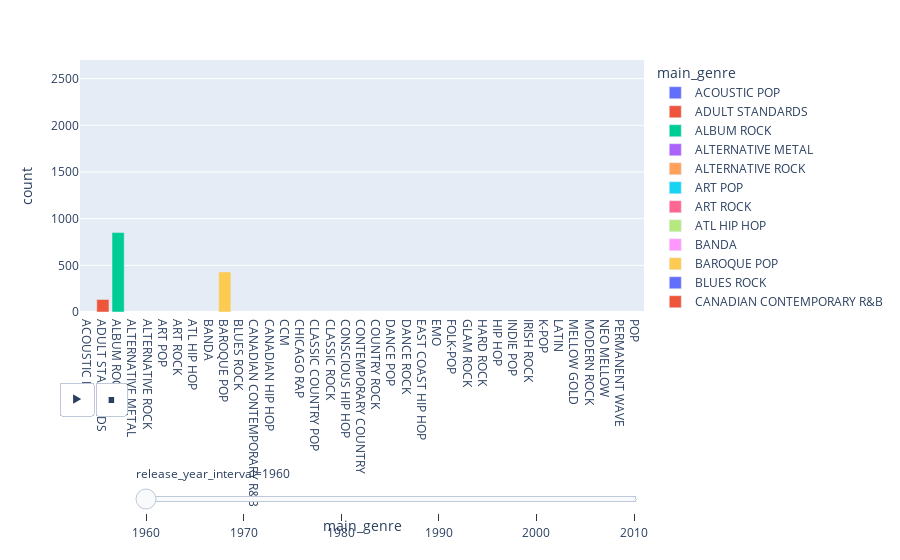

The code cell stored with this chart in its notebook:
### Code cell
import plotly.graph_objects as go
import plotly.express as px


fig = px.bar(year_df, x="main_genre", y="count", color="main_genre",
             animation_frame='release_year_interval', animation_group="main_genre",
             category_orders={'release_year_interval': (1960, 1970, 1980, 1990, 2000, 2010)},
             range_y=[0,2700],
            )
fig['layout']['sliders'][0]['pad']['t'] = 150
fig.show()

### Figure 1 — Plotly figure (JSON) as saved in the notebook; plotly's stock layout.template omitted (floating-point values rounded to 4 significant figures)
{"data": [{"alignmentgroup": "True", "hovertemplate": "main_genre=%{x}<br>release_year_interval=1960<br>count=%{y}<extra></extra>", "ids": ["ACOUSTIC POP"], "legendgroup": "ACOUSTIC POP", "marker": {"color": "#636efa"}, "name": "ACOUSTIC POP", "offsetgroup": "ACOUSTIC POP", "orientation": "v", "showlegend": true, "textposition": "auto", "type": "bar", "x": ["ACOUSTIC POP"], "xaxis": "x", "y": [null], "yaxis": "y"}, {"alignmentgroup": "True", "hovertemplate": "main_genre=%{x}<br>release_year_interval=1960<br>count=%{y}<extra></extra>", "ids": ["ADULT STANDARDS"], "legendgroup": "ADULT STANDARDS", "marker": {"color": "#EF553B"}, "name": "ADULT STANDARDS", "offsetgroup": "ADULT STANDARDS", "orientation": "v", "showlegend": true, "textposition": "auto", "type": "bar", "x": ["ADULT STANDARDS"], "xaxis": "x", "y": [134], "yaxis": "y"}, {"alignmentgroup": "True", "hovertemplate": "main_genre=%{x}<br>release_year_interval=1960<br>count=%{y}<extra></extra>", "ids": ["ALBUM ROCK"], "legendgroup": "ALBUM ROCK", "marker": {"color": "#00cc96"}, "name": "ALBUM ROCK", "offsetgroup": "ALBUM ROCK", "orientation": "v", "showlegend": true, "textposition": "auto", "type": "bar", "x": ["ALBUM ROCK"], "xaxis": "x", "y": [851], "yaxis": "y"}, {"alignmentgroup": "True", "hovertemplate": "main_genre=%{x}<br>release_year_interval=1960<br>count=%{y}<extra></extra>", "ids": ["ALTERNATIVE METAL"], "legendgroup": "ALTERNATIVE METAL", "marker": {"color": "#ab63fa"}, "name": "ALTERNATIVE METAL", "offsetgroup": "ALTERNATIVE METAL", "orientation": "v", "showlegend": true, "textposition": "auto", "type": "bar", "x": ["ALTERNATIVE METAL"], "xaxis": "x", "y": [null], "yaxis": "y"}, {"alignmentgroup": "True", "hovertemplate": "main_genre=%{x}<br>release_year_interval=1960<br>count=%{y}<extra></extra>", "ids": ["ALTERNATIVE ROCK"], "legendgroup": "ALTERNATIVE ROCK", "marker": {"color": "#FFA15A"}, "name": "ALTERNATIVE ROCK", "offsetgroup": "ALTERNATIVE ROCK", "orientation": "v", "showlegend": true, "textposition": "auto", "type": "bar", "x": ["ALTERNATIVE ROCK"], "xaxis": "x", "y": [null], "yaxis": "y"}, {"alignmentgroup": "True", "hovertemplate": "main_genre=%{x}<br>release_year_interval=1960<br>count=%{y}<extra></extra>", "ids": ["ART POP"], "legendgroup": "ART POP", "marker": {"color": "#19d3f3"}, "name": "ART POP", "offsetgroup": "ART POP", "orientation": "v", "showlegend": true, "textposition": "auto", "type": "bar", "x": ["ART POP"], "xaxis": "x", "y": [null], "yaxis": "y"}, {"alignmentgroup": "True", "hovertemplate": "main_genre=%{x}<br>release_year_interval=1960<br>count=%{y}<extra></extra>", "ids": ["ART ROCK"], "legendgroup": "ART ROCK", "marker": {"color": "#FF6692"}, "name": "ART ROCK", "offsetgroup": "ART ROCK", "orientation": "v", "showlegend": true, "textposition": "auto", "type": "bar", "x": ["ART ROCK"], "xaxis": "x", "y": [null], "yaxis": "y"}, {"alignmentgroup": "True", "hovertemplate": "main_genre=%{x}<br>release_year_interval=1960<br>count=%{y}<extra></extra>", "ids": ["ATL HIP HOP"], "legendgroup": "ATL HIP HOP", "marker": {"color": "#B6E880"}, "name": "ATL HIP HOP", "offsetgroup": "ATL HIP HOP", "orientation": "v", "showlegend": true, "textposition": "auto", "type": "bar", "x": ["ATL HIP HOP"], "xaxis": "x", "y": [null], "yaxis": "y"}, {"alignmentgroup": "True", "hovertemplate": "main_genre=%{x}<br>release_year_interval=1960<br>count=%{y}<extra></extra>", "ids": ["BANDA"], "legendgroup": "BANDA", "marker": {"color": "#FF97FF"}, "name": "BANDA", "offsetgroup": "BANDA", "orientation": "v", "showlegend": true, "textposition": "auto", "type": "bar", "x": ["BANDA"], "xaxis": "x", "y": [null], "yaxis": "y"}, {"alignmentgroup": "True", "hovertemplate": "main_genre=%{x}<br>release_year_interval=1960<br>count=%{y}<extra></extra>", "ids": ["BAROQUE POP"], "legendgroup": "BAROQUE POP", "marker": {"color": "#FECB52"}, "name": "BAROQUE POP", "offsetgroup": "BAROQUE POP", "orientation": "v", "showlegend": true, "textposition": "auto", "type": "bar", "x": ["BAROQUE POP"], "xaxis": "x", "y": [429], "yaxis": "y"}, {"alignmentgroup": "True", "hovertemplate": "main_genre=%{x}<br>release_year_interval=1960<br>count=%{y}<extra></extra>", "ids": ["BLUES ROCK"], "legendgroup": "BLUES ROCK", "marker": {"color": "#636efa"}, "name": "BLUES ROCK", "offsetgroup": "BLUES ROCK", "orientation": "v", "showlegend": true, "textposition": "auto", "type": "bar", "x": ["BLUES ROCK"], "xaxis": "x", "y": [null], "yaxis": "y"}, {"alignmentgroup": "True", "hovertemplate": "main_genre=%{x}<br>release_year_interval=1960<br>count=%{y}<extra></extra>", "ids": ["CANADIAN CONTEMPORARY R&B"], "legendgroup": "CANADIAN CONTEMPORARY R&B", "marker": {"color": "#EF553B"}, "name": "CANADIAN CONTEMPORARY R&B", "offsetgroup": "CANADIAN CONTEMPORARY R&B", "orientation": "v", "showlegend": true, "textposition": "auto", "type": "bar", "x": ["CANADIAN CONTEMPORARY R&B"], "xaxis": "x", "y": [null], "yaxis": "y"}, {"alignmentgroup": "True", "hovertemplate": "main_genre=%{x}<br>release_year_interval=1960<br>count=%{y}<extra></extra>", "ids": ["CANADIAN HIP HOP"], "legendgroup": "CANADIAN HIP HOP", "marker": {"color": "#00cc96"}, "name": "CANADIAN HIP HOP", "offsetgroup": "CANADIAN HIP HOP", "orientation": "v", "showlegend": true, "textposition": "auto", "type": "bar", "x": ["CANADIAN HIP HOP"], "xaxis": "x", "y": [null], "yaxis": "y"}, {"alignmentgroup": "True", "hovertemplate": "main_genre=%{x}<br>release_year_interval=1960<br>count=%{y}<extra></extra>", "ids": ["CCM"], "legendgroup": "CCM", "marker": {"color": "#ab63fa"}, "name": "CCM", "offsetgroup": "CCM", "orientation": "v", "showlegend": true, "textposition": "auto", "type": "bar", "x": ["CCM"], "xaxis": "x", "y": [null], "yaxis": "y"}, {"alignmentgroup": "True", "hovertemplate": "main_genre=%{x}<br>release_year_interval=1960<br>count=%{y}<extra></extra>", "ids": ["CHICAGO RAP"], "legendgroup": "CHICAGO RAP", "marker": {"color": "#FFA15A"}, "name": "CHICAGO RAP", "offsetgroup": "CHICAGO RAP", "orientation": "v", "showlegend": true, "textposition": "auto", "type": "bar", "x": ["CHICAGO RAP"], "xaxis": "x", "y": [null], "yaxis": "y"}, {"alignmentgroup": "True", "hovertemplate": "main_genre=%{x}<br>release_year_interval=1960<br>count=%{y}<extra></extra>", "ids": ["CLASSIC COUNTRY POP"], "legendgroup": "CLASSIC COUNTRY POP", "marker": {"color": "#19d3f3"}, "name": "CLASSIC COUNTRY POP", "offsetgroup": "CLASSIC COUNTRY POP", "orientation": "v", "showlegend": true, "textposition": "auto", "type": "bar", "x": ["CLASSIC COUNTRY POP"], "xaxis": "x", "y": [null], "yaxis": "y"}, {"alignmentgroup": "True", "hovertemplate": "main_genre=%{x}<br>release_year_interval=1960<br>count=%{y}<extra></extra>", "ids": ["CLASSIC ROCK"], "legendgroup": "CLASSIC ROCK", "marker": {"color": "#FF6692"}, "name": "CLASSIC ROCK", "offsetgroup": "CLASSIC ROCK", "orientation": "v", "showlegend": true, "textposition": "auto", "type": "bar", "x": ["CLASSIC ROCK"], "xaxis": "x", "y": [null], "yaxis": "y"}, {"alignmentgroup": "True", "hovertemplate": "main_genre=%{x}<br>release_year_interval=1960<br>count=%{y}<extra></extra>", "ids": ["CONSCIOUS HIP HOP"], "legendgroup": "CONSCIOUS HIP HOP", "marker": {"color": "#B6E880"}, "name": "CONSCIOUS HIP HOP", "offsetgroup": "CONSCIOUS HIP HOP", "orientation": "v", "showlegend": true, "textposition": "auto", "type": "bar", "x": ["CONSCIOUS HIP HOP"], "xaxis": "x", "y": [null], "yaxis": "y"}, {"alignmentgroup": "True", "hovertemplate": "main_genre=%{x}<br>release_year_interval=1960<br>count=%{y}<extra></extra>", "ids": ["CONTEMPORARY COUNTRY"], "legendgroup": "CONTEMPORARY COUNTRY", "marker": {"color": "#FF97FF"}, "name": "CONTEMPORARY COUNTRY", "offsetgroup": "CONTEMPORARY COUNTRY", "orientation": "v", "showlegend": true, "textposition": "auto", "type": "bar", "x": ["CONTEMPORARY COUNTRY"], "xaxis": "x", "y": [null], "yaxis": "y"}, {"alignmentgroup": "True", "hovertemplate": "main_genre=%{x}<br>release_year_interval=1960<br>count=%{y}<extra></extra>", "ids": ["COUNTRY ROCK"], "legendgroup": "COUNTRY ROCK", "marker": {"color": "#FECB52"}, "name": "COUNTRY ROCK", "offsetgroup": "COUNTRY ROCK", "orientation": "v", "showlegend": true, "textposition": "auto", "type": "bar", "x": ["COUNTRY ROCK"], "xaxis": "x", "y": [null], "yaxis": "y"}, {"alignmentgroup": "True", "hovertemplate": "main_genre=%{x}<br>release_year_interval=1960<br>count=%{y}<extra></extra>", "ids": ["DANCE POP"], "legendgroup": "DANCE POP", "marker": {"color": "#636efa"}, "name": "DANCE POP", "offsetgroup": "DANCE POP", "orientation": "v", "showlegend": true, "textposition": "auto", "type": "bar", "x": ["DANCE POP"], "xaxis": "x", "y": [null], "yaxis": "y"}, {"alignmentgroup": "True", "hovertemplate": "main_genre=%{x}<br>release_year_interval=1960<br>count=%{y}<extra></extra>", "ids": ["DANCE ROCK"], "legendgroup": "DANCE ROCK", "marker": {"color": "#EF553B"}, "name": "DANCE ROCK", "offsetgroup": "DANCE ROCK", "orientation": "v", "showlegend": true, "textposition": "auto", "type": "bar", "x": ["DANCE ROCK"], "xaxis": "x", "y": [null], "yaxis": "y"}, {"alignmentgroup": "True", "hovertemplate": "main_genre=%{x}<br>release_year_interval=1960<br>count=%{y}<extra></extra>", "ids": ["EAST COAST HIP HOP"], "legendgroup": "EAST COAST HIP HOP", "marker": {"color": "#00cc96"}, "name": "EAST COAST HIP HOP", "offsetgroup": "EAST COAST HIP HOP", "orientation": "v", "showlegend": true, "textposition": "auto", "type": "bar", "x": ["EAST COAST HIP HOP"], "xaxis": "x", "y": [null], "yaxis": "y"}, {"alignmentgroup": "True", "hovertemplate": "main_genre=%{x}<br>release_year_interval=1960<br>count=%{y}<extra></extra>", "ids": ["EMO"], "legendgroup": "EMO", "marker": {"color": "#ab63fa"}, "name": "EMO", "offsetgroup": "EMO", "orientation": "v", "showlegend": true, "textposition": "auto", "type": "bar", "x": ["EMO"], "xaxis": "x", "y": [null], "yaxis": "y"}, {"alignmentgroup": "True", "hovertemplate": "main_genre=%{x}<br>release_year_interval=1960<br>count=%{y}<extra></extra>", "ids": ["FOLK-POP"], "legendgroup": "FOLK-POP", "marker": {"color": "#FFA15A"}, "name": "FOLK-POP", "offsetgroup": "FOLK-POP", "orientation": "v", "showlegend": true, "textposition": "auto", "type": "bar", "x": ["FOLK-POP"], "xaxis": "x", "y": [null], "yaxis": "y"}, {"alignmentgroup": "True", "hovertemplate": "main_genre=%{x}<br>release_year_interval=1960<br>count=%{y}<extra></extra>", "ids": ["GLAM ROCK"], "legendgroup": "GLAM ROCK", "marker": {"color": "#19d3f3"}, "name": "GLAM ROCK", "offsetgroup": "GLAM ROCK", "orientation": "v", "showlegend": true, "textposition": "auto", "type": "bar", "x": ["GLAM ROCK"], "xaxis": "x", "y": [null], "yaxis": "y"}, {"alignmentgroup": "True", "hovertemplate": "main_genre=%{x}<br>release_year_interval=1960<br>count=%{y}<extra></extra>", "ids": ["HARD ROCK"], "legendgroup": "HARD ROCK", "marker": {"color": "#FF6692"}, "name": "HARD ROCK", "offsetgroup": "HARD ROCK", "orientation": "v", "showlegend": true, "textposition": "auto", "type": "bar", "x": ["HARD ROCK"], "xaxis": "x", "y": [null], "yaxis": "y"}, {"alignmentgroup": "True", "hovertemplate": "main_genre=%{x}<br>release_year_interval=1960<br>count=%{y}<extra></extra>", "ids": ["HIP HOP"], "legendgroup": "HIP HOP", "marker": {"color": "#B6E880"}, "name": "HIP HOP", "offsetgroup": "HIP HOP", "orientation": "v", "showlegend": true, "textposition": "auto", "type": "bar", "x": ["HIP HOP"], "xaxis": "x", "y": [null], "yaxis": "y"}, {"alignmentgroup": "True", "hovertemplate": "main_genre=%{x}<br>release_year_interval=1960<br>count=%{y}<extra></extra>", "ids": ["INDIE POP"], "legendgroup": "INDIE POP", "marker": {"color": "#FF97FF"}, "name": "INDIE POP", "offsetgroup": "INDIE POP", "orientation": "v", "showlegend": true, "textposition": "auto", "type": "bar", "x": ["INDIE POP"], "xaxis": "x", "y": [null], "yaxis": "y"}, {"alignmentgroup": "True", "hovertemplate": "main_genre=%{x}<br>release_year_interval=1960<br>count=%{y}<extra></extra>", "ids": ["IRISH ROCK"], "legendgroup": "IRISH ROCK", "marker": {"color": "#FECB52"}, "name": "IRISH ROCK", "offsetgroup": "IRISH ROCK", "orientation": "v", "showlegend": true, "textposition": "auto", "type": "bar", "x": ["IRISH ROCK"], "xaxis": "x", "y": [null], "yaxis": "y"}, {"alignmentgroup": "True", "hovertemplate": "main_genre=%{x}<br>release_year_interval=1960<br>count=%{y}<extra></extra>", "ids": ["K-POP"], "legendgroup": "K-POP", "marker": {"color": "#636efa"}, "name": "K-POP", "offsetgroup": "K-POP", "orientation": "v", "showlegend": true, "textposition": "auto", "type": "bar", "x": ["K-POP"], "xaxis": "x", "y": [null], "yaxis": "y"}, {"alignmentgroup": "True", "hovertemplate": "main_genre=%{x}<br>release_year_interval=1960<br>count=%{y}<extra></extra>", "ids": ["LATIN"], "legendgroup": "LATIN", "marker": {"color": "#EF553B"}, "name": "LATIN", "offsetgroup": "LATIN", "orientation": "v", "showlegend": true, "textposition": "auto", "type": "bar", "x": ["LATIN"], "xaxis": "x", "y": [null], "yaxis": "y"}, {"alignmentgroup": "True", "hovertemplate": "main_genre=%{x}<br>release_year_interval=1960<br>count=%{y}<extra></extra>", "ids": ["MELLOW GOLD"], "legendgroup": "MELLOW GOLD", "marker": {"color": "#00cc96"}, "name": "MELLOW GOLD", "offsetgroup": "MELLOW GOLD", "orientation": "v", "showlegend": true, "textposition": "auto", "type": "bar", "x": ["MELLOW GOLD"], "xaxis": "x", "y": [null], "yaxis": "y"}, {"alignmentgroup": "True", "hovertemplate": "main_genre=%{x}<br>release_year_interval=1960<br>count=%{y}<extra></extra>", "ids": ["MODERN ROCK"], "legendgroup": "MODERN ROCK", "marker": {"color": "#ab63fa"}, "name": "MODERN ROCK", "offsetgroup": "MODERN ROCK", "orientation": "v", "showlegend": true, "textposition": "auto", "type": "bar", "x": ["MODERN ROCK"], "xaxis": "x", "y": [null], "yaxis": "y"}, {"alignmentgroup": "True", "hovertemplate": "main_genre=%{x}<br>release_year_interval=1960<br>count=%{y}<extra></extra>", "ids": ["NEO MELLOW"], "legendgroup": "NEO MELLOW", "marker": {"color": "#FFA15A"}, "name": "NEO MELLOW", "offsetgroup": "NEO MELLOW", "orientation": "v", "showlegend": true, "textposition": "auto", "type": "bar", "x": ["NEO MELLOW"], "xaxis": "x", "y": [null], "yaxis": "y"}, {"alignmentgroup": "True", "hovertemplate": "main_genre=%{x}<br>release_year_interval=1960<br>count=%{y}<extra></extra>", "ids": ["PERMANENT WAVE"], "legendgroup": "PERMANENT WAVE", "marker": {"color": "#19d3f3"}, "name": "PERMANENT WAVE", "offsetgroup": "PERMANENT WAVE", "orientation": "v", "showlegend": true, "textposition": "auto", "type": "bar", "x": ["PERMANENT WAVE"], "xaxis": "x", "y": [null], "yaxis": "y"}, {"alignmentgroup": "True", "hovertemplate": "main_genre=%{x}<br>release_year_interval=1960<br>count=%{y}<extra></extra>", "ids": ["POP"], "legendgroup": "POP", "marker": {"color": "#FF6692"}, "name": "POP", "offsetgroup": "POP", "orientation": "v", "showlegend": true, "textposition": "auto", "type": "bar", "x": ["POP"], "xaxis": "x", "y": [null], "yaxis": "y"}], "layout": {"barmode": "relative", "legend": {"title": {"text": "main_genre"}, "tracegroupgap": 0}, "margin": {"t": 60}, "sliders": [{"active": 0, "currentvalue": {"prefix": "release_year_interval="}, "len": 0.9, "pad": {"b": 10, "t": 150}, "steps": [{"args": [["1960"], {"frame": {"duration": 0, "redraw": true}, "fromcurrent": true, "mode": "immediate", "transition": {"duration": 0, "easing": "linear"}}], "label": "1960", "method": "animate"}, {"args": [["1970"], {"frame": {"duration": 0, "redraw": true}, "fromcurrent": true, "mode": "immediate", "transition": {"duration": 0, "easing": "linear"}}], "label": "1970", "method": "animate"}, {"args": [["1980"], {"frame": {"duration": 0, "redraw": true}, "fromcurrent": true, "mode": "immediate", "transition": {"duration": 0, "easing": "linear"}}], "label": "1980", "method": "animate"}, {"args": [["1990"], {"frame": {"duration": 0, "redraw": true}, "fromcurrent": true, "mode": "immediate", "transition": {"duration": 0, "easing": "linear"}}], "label": "1990", "method": "animate"}, {"args": [["2000"], {"frame": {"duration": 0, "redraw": true}, "fromcurrent": true, "mode": "immediate", "transition": {"duration": 0, "easing": "linear"}}], "label": "2000", "method": "animate"}, {"args": [["2010"], {"frame": {"duration": 0, "redraw": true}, "fromcurrent": true, "mode": "immediate", "transition": {"duration": 0, "easing": "linear"}}], "label": "2010", "method": "animate"}], "x": 0.1, "xanchor": "left", "y": 0, "yanchor": "top"}], "updatemenus": [{"buttons": [{"args": [null, {"frame": {"duration": 500, "redraw": true}, "fromcurrent": true, "mode": "immediate", "transition": {"duration": 500, "easing": "linear"}}], "label": "&#9654;", "method": "animate"}, {"args": [[null], {"frame": {"duration": 0, "redraw": true}, "fromcurrent": true, "mode": "immediate", "transition": {"duration": 0, "easing": "linear"}}], "label": "&#9724;", "method": "animate"}], "direction": "left", "pad": {"r": 10, "t": 70}, "showactive": false, "type": "buttons", "x": 0.1, "xanchor": "right", "y": 0, "yanchor": "top"}], "xaxis": {"anchor": "y", "categoryarray": ["ACOUSTIC POP", "ADULT STANDARDS", "ALBUM ROCK", "ALTERNATIVE METAL", "ALTERNATIVE ROCK", "ART POP", "ART ROCK", "ATL HIP HOP", "BANDA", "BAROQUE POP", "BLUES ROCK", "CANADIAN CONTEMPORARY R&B", "CANADIAN HIP HOP", "CCM", "CHICAGO RAP", "CLASSIC COUNTRY POP", "CLASSIC ROCK", "CONSCIOUS HIP HOP", "CONTEMPORARY COUNTRY", "COUNTRY ROCK", "DANCE POP", "DANCE ROCK", "EAST COAST HIP HOP", "EMO", "FOLK-POP", "GLAM ROCK", "HARD ROCK", "HIP HOP", "INDIE POP", "IRISH ROCK", "K-POP", "LATIN", "MELLOW GOLD", "MODERN ROCK", "NEO MELLOW", "PERMANENT WAVE", "POP"], "categoryorder": "array", "domain": [0, 1], "title": {"text": "main_genre"}}, "yaxis": {"anchor": "x", "domain": [0, 1], "range": [0, 2700], "title": {"text": "count"}}}}
